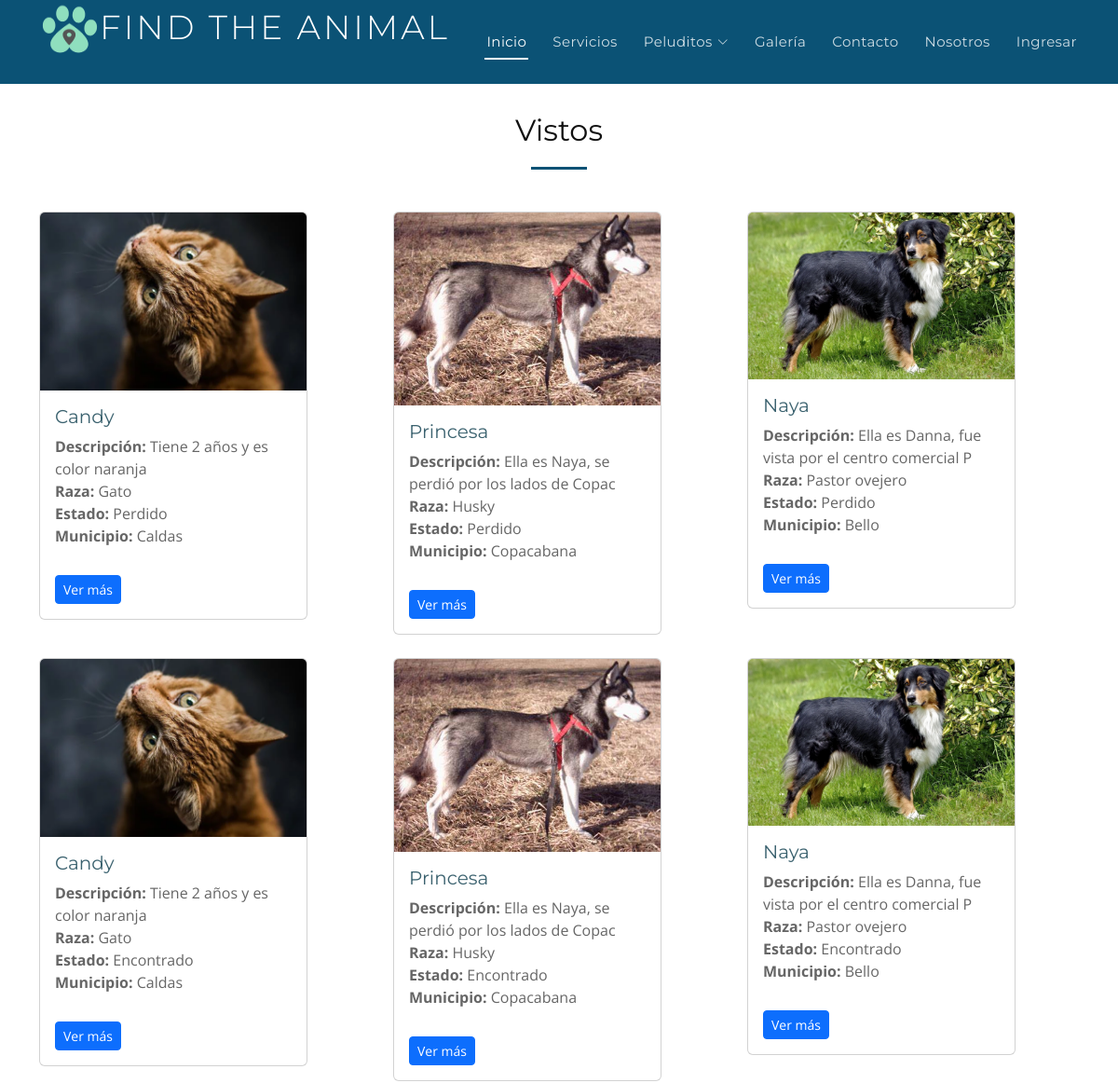
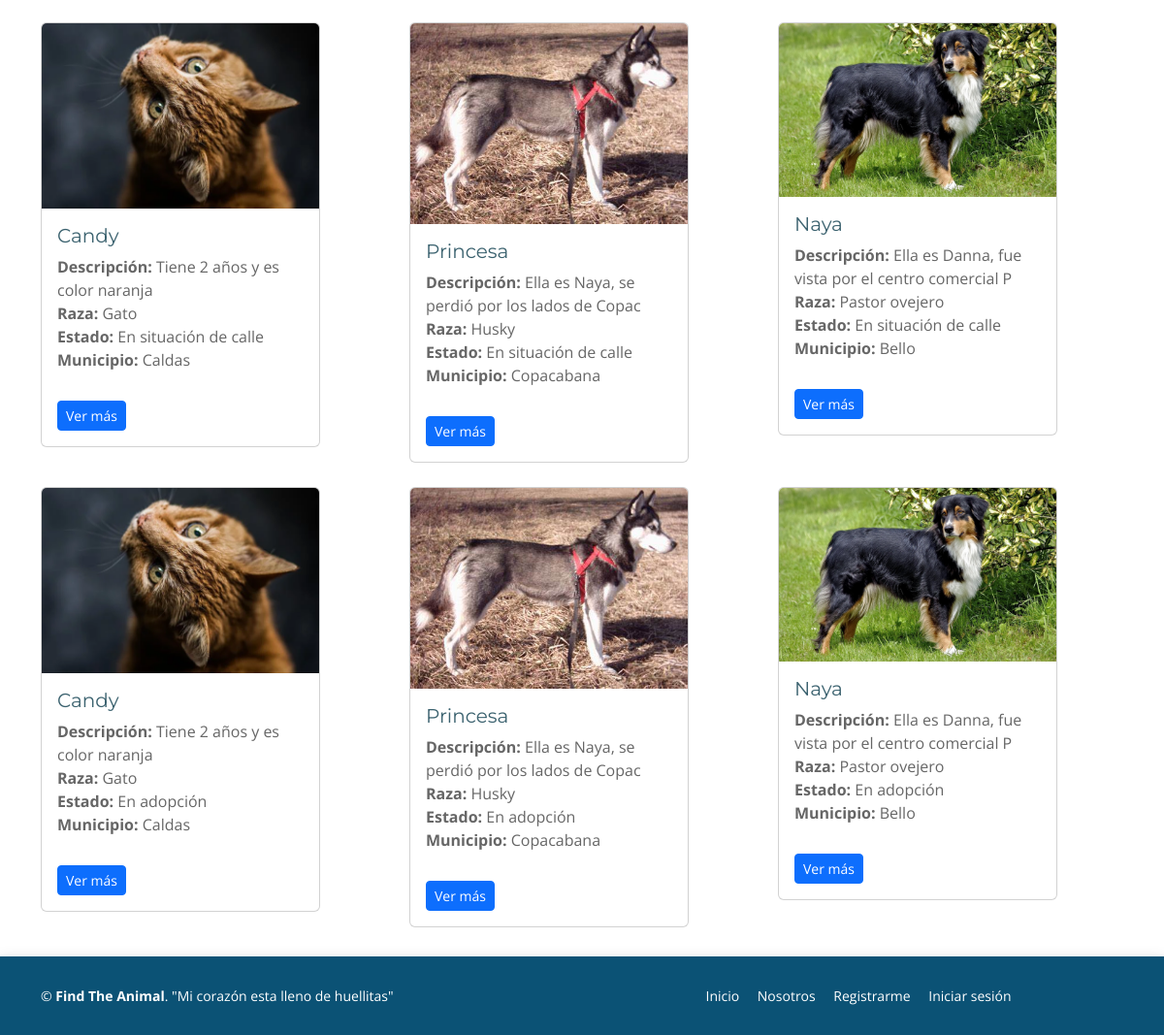
/Vista/Buscados1.php, run on an earlier commit of the app's database (2 pictures, top to bottom).
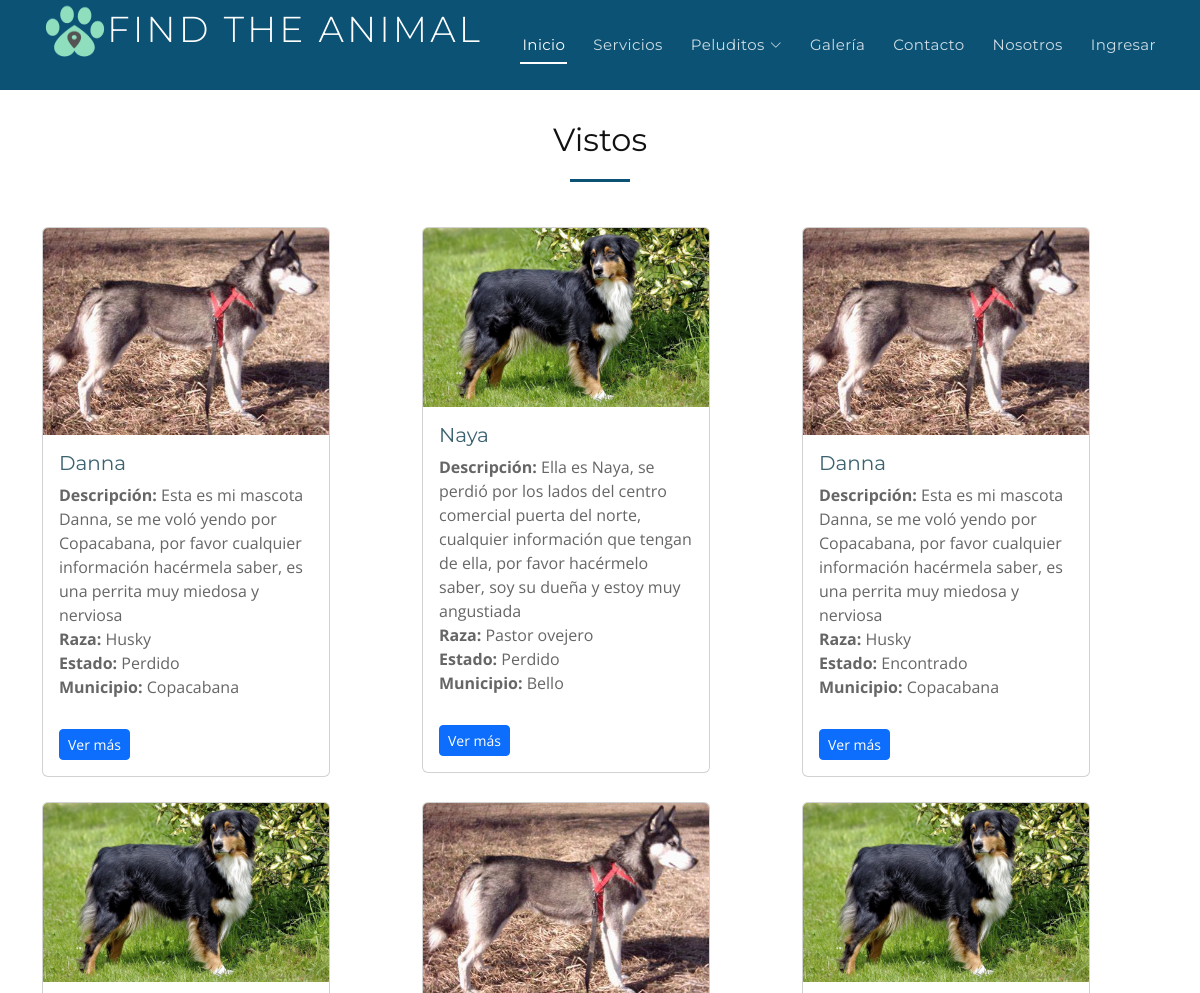
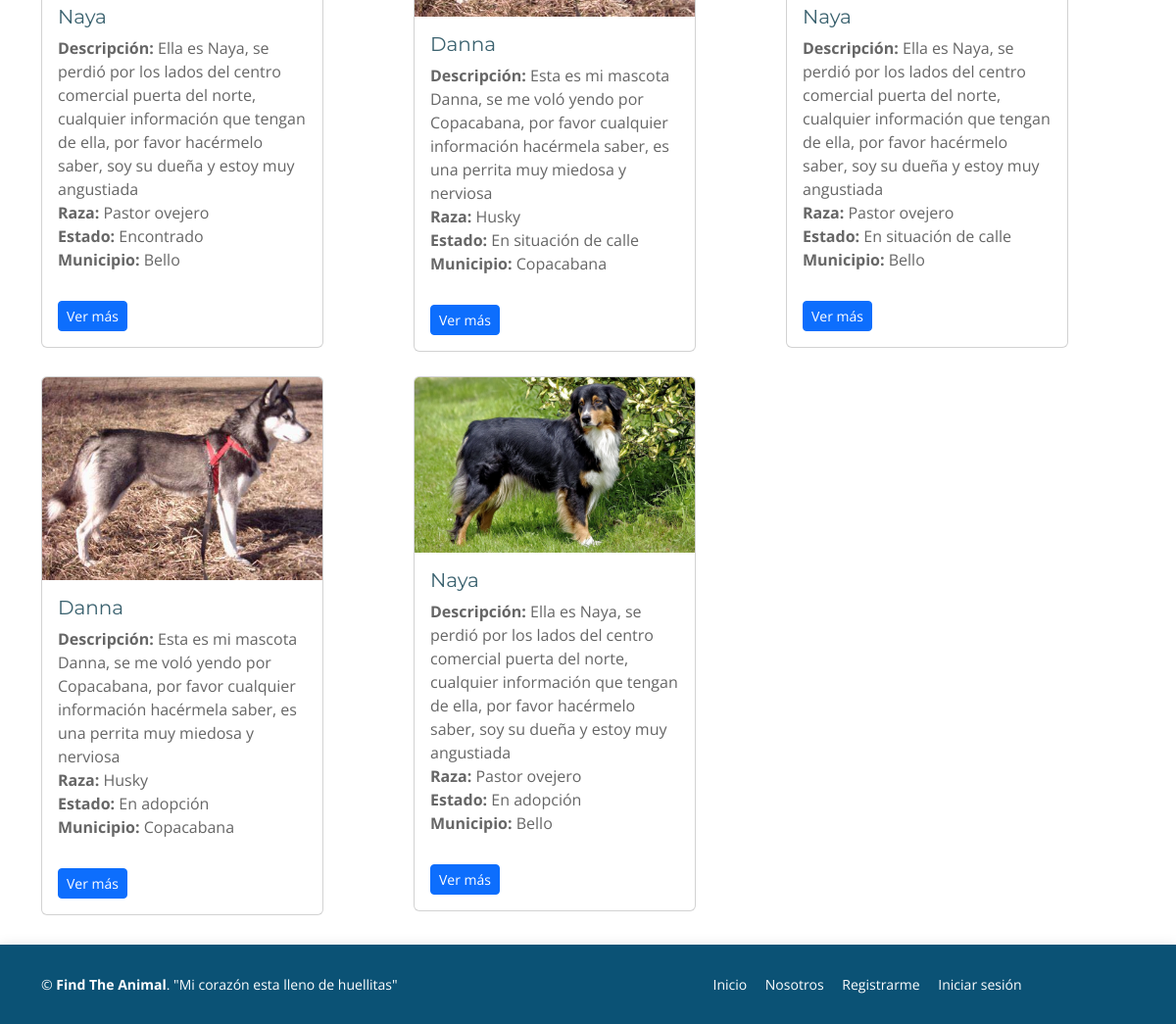
And on a later commit of the database (2 pictures, top to bottom).
### tables this page shows
CREATE TABLE `animal` (
  `Idanimal` int(11) NOT NULL,
  `Nombreanimal` varchar(50) NOT NULL,
  `Fotoanimal` varchar(50) NOT NULL,
  `Descrianimal` varchar(300) NOT NULL,
  `Idraza` int(11) NOT NULL,
  `Idestado` int(11) NOT NULL,
  `Idmunicipio` int(11) NOT NULL
);

CREATE TABLE `raza` (
  `Idraza` int(11) NOT NULL,
  `Descriraza` varchar(50) NOT NULL
);

CREATE TABLE `estado` (
  `Idestado` int(11) NOT NULL,
  `Descriestado` varchar(50) NOT NULL
);

CREATE TABLE `municipio` (
  `Idmunicipio` int(11) NOT NULL,
  `Descrimuni` varchar(50) NOT NULL
);

### Vista/Buscados1.php (the view, shortened to what this page needs)
<?php
include('Menu.php');
?>
<section class="container mt-5">
  <div class="row mt-5">
  <div class="section-header" style="margin-top: 25px">
          <h3 class="section-title">Vistos</h3>
          <span class="section-divider"></span>
        </div>
      <?php
                    include( '../Controlador/conex.php');
                    $Consulta="SELECT Idanimal, Nombreanimal, Fotoanimal, Descrianimal, Descriraza, Descriestado, Descrimuni FROM animal INNER JOIN raza ON  raza.Idraza = animal.Idraza
                    INNER JOIN estado ON animal.idestado = 1
                    INNER JOIN municipio ON municipio.Idmunicipio = animal.Idmunicipio";
                    $Tour=$conexion->query($Consulta);
                    while ($row=$Tour->fetch_row()){
                   ?>
           <div class="col-md-4 col-sm-12">
            <div class="card" style="width: 18rem; margin-top: 25px">
            <img src="App/Admon/img/<?php echo ''.$row[2].''; ?>" class="card-img-top" alt="...">
            <div class="card-body">
                <h5 class="card-title" style="color: #3b626f;"><?php echo ''.$row[1].''; ?></h5>
                <p class="card-text card-text1">
                <b>Descripción: </b><?php echo ''.$row[3].''; ?><br>
                <b>Raza: </b><?php echo ''.$row[4].''; ?><br>
                <b>Estado: </b><?php echo ''.$row[5].''; ?><br>
                <b>Municipio: </b><?php echo ''.$row[6].''; ?><br>
                </p>
                <a href="#" class="btn btn-primary btn-sm">Ver más</a>
            </div>
            </div>
         </div>
         <?php } ?>
  </div>
</section>
  <footer id="footer" style="background-color: #0b5275; margin-top: 30px;">
    <div class="container">
      <div class="row">
        <div class="col-lg-6 text-lg-start text-center">
          <div class="copyright" style="color: white;">
            &copy; <strong>Find The Animal</strong>. "Mi corazón esta lleno de huellitas"
          </div>
        </div>
        <div class="col-lg-6">
          <nav class="footer-links text-lg-right text-center pt-2 pt-lg-0">
            <a href="registrate.php" class="scrollto" style="color: white;">Inicio</a>
            <a href="registrate.php#about" class="scrollto" style="color: white;">Nosotros</a>
            <a href="registrate.php" style="color: white;">Registrarme</a>
            <a href="Iniciarsesion.php" style="color: white;">Iniciar sesión</a>
          </nav>
        </div>
      </div>
    </div>
  </footer>
</body>
</html>

### Vista/Menu.php (shortened to what this page needs)
<!DOCTYPE html>
<html lang="en">
<head>
  <link href="assets/vendor/aos/aos.css" rel="stylesheet">
  <link href="assets/vendor/bootstrap/css/bootstrap.min.css" rel="stylesheet">
  <link href="assets/vendor/bootstrap-icons/bootstrap-icons.css" rel="stylesheet">
  <link href="assets/vendor/glightbox/css/glightbox.min.css" rel="stylesheet">
  <link href="assets/css/style.css" rel="stylesheet">
</head>
<body>
  <header id="header" class="fixed-top d-flex align-items-center header-color">
    <div class="container d-flex justify-content-between align-items-center">
        <?php
        if(empty($_SESSION['user']))
        {
          echo '
          <div id="logo" style="margin-top: 20px;">
          <h1><img src="assets/img/Find_the_Animal4-removebg-preview.png" style="width: 65px; height: 60px; margin-top: 0px;"><a href="index.php" style="margin-top: 45px;">Find The Animal</a></h1>
          <p id="p1" style="margin-left: 70px;"></p>
          </div>
          <nav id="navbar" class="navbar">
          <ul>
          <li><a class="nav-link scrollto active" href="index.php#hero">Inicio</a></li>
          <li><a class="nav-link scrollto" href="index.php#features">Servicios</a></li>
          <li class="dropdown"><a href="#"><span>Peluditos</span> <i class="bi bi-chevron-down"></i></a>
            <ul>
              <li><a href="Buscados1.php">Perdidos/buscados</a></li>
                  <li><a href="Vistos.php">Vistos en la calle</a></li>
                  <li><a href="tiendasasociadas.php">Tiendas asociadas</a></li>
                  <li><a href="Fundaciones.php">Fundaciones</a></li>
                  <li><a href="veterinarias.php">Veterinarias</a></li>
              </li>
            </ul>
          </li>
          <li><a class="nav-link scrollto" href="index.php#gallery">Galería</a></li>
          <li><a class="nav-link scrollto" href="index.php#contact">Contacto</a></li>
          <li><a class="nav-link scrollto" href="index.php#about">Nosotros</a></li>
          <li><a class="nav-link scrollto" href="Iniciarsesion.php">Ingresar</a></li>
        </ul>';
        }
        ?>
  </Header>

### Vista/assets/css/style.css (style rules this page uses)
body { background: #fff; color: #666666; font-family: "Open Sans", sans-serif; overflow-x: hidden; }
a { color: #0b5275; text-decoration: none; transition: 0.5s; }
p { padding: 0; margin: 0 0 30px 0; }
h1, h2, h3, h4, h5, h6 { font-family: "Montserrat", sans-serif; font-weight: 400; margin: 0 0 20px 0; padding: 0; }
#header { height: 90px; transition: all 0.5s; z-index: 997; background: linear-gradient(45deg, #0b5275, #0b5275); }
#header #logo h1 { font-size: 36px; padding: 0; margin-top: 5px; display: inline-block; font-family: "Montserrat", sans-serif; font-weight: 300; letter-spacing: 3px; text-transform: uppercase; }
#header #logo h1 a, #header #logo h1 a:hover { color: #fff; }
.navbar { padding: 0; }
.navbar ul { margin: 0; padding: 0; display: flex; list-style: none; align-items: center; }
.navbar li { position: relative; }
.navbar>ul>li { white-space: nowrap; padding: 10px 0 10px 24px; }
.navbar a, .navbar a:focus { display: flex; align-items: center; justify-content: space-between; font-family: "Montserrat", sans-serif; color: rgba(255, 255, 255, 0.8); font-size: 15px; padding: 0 2px; white-space: nowrap; transition: 0.3s; letter-spacing: 0.4px; position: relative; }
.navbar a i, .navbar a:focus i { font-size: 12px; line-height: 0; margin-left: 5px; }
.navbar>ul>li>a:before { content: ""; position: absolute; width: 100%; height: 2px; bottom: -8px; left: 0; background-color: #fff; visibility: hidden; transform: scaleX(0); transition: all 0.3s ease-in-out 0s; }
.navbar a:hover:before, .navbar li:hover>a:before, .navbar .active:before { visibility: visible; transform: scaleX(1); }
.navbar a:hover, .navbar .active, .navbar .active:focus, .navbar li:hover>a { color: #fff; }
section { overflow: hidden; }
.section-header .section-title { font-size: 32px; color: #111; text-align: center; font-weight: 400; }
.section-header .section-divider { display: block; width: 60px; height: 3px; background: #0b5275; background: linear-gradient(0deg, #0b5275 0%, #0b5275 100%); margin: 0 auto; margin-bottom: 20px; }
#footer { background: #fff; box-shadow: 0px 0px 12px 0px rgba(0, 0, 0, 0.1); padding: 30px 0; color: #333; font-size: 14px; }
#footer .footer-links a { color: #666; padding-left: 15px; }
#footer .footer-links a:first-child { padding-left: 0; }

What changed in the data, as far as the page shows it:
no longer on this page (row edited): animal: Fotoanimal (picture), Nombreanimal "Candy", Descrianimal "Tiene 2 años y es color naranja", Idraza.Descriraza "Gato", Idestado.Descriestado "Perdido", Idmunicipio.Descrimuni "Caldas", estado.Descriestado "Encontrado", estado.Descriestado "En situación de calle", estado.Descriestado "En adopción"
changed animal "Husky": Nombreanimal "Princesa" → "Danna"; Descrianimal "Ella es Naya, se perdió por los lados de Copac" → "Esta es mi mascota Danna, se me voló yendo por Copacabana, por favor cualquier información hacérmela saber, es una perrita muy miedosa y nerviosa"
changed animal "Naya": Descrianimal "Ella es Danna, fue vista por el centro comercial P" → "Ella es Naya, se perdió por los lados del centro comercial puerta del norte, cualquier información que tengan de ella, por favor hacérmelo saber, soy su dueña y estoy muy angustiada"
